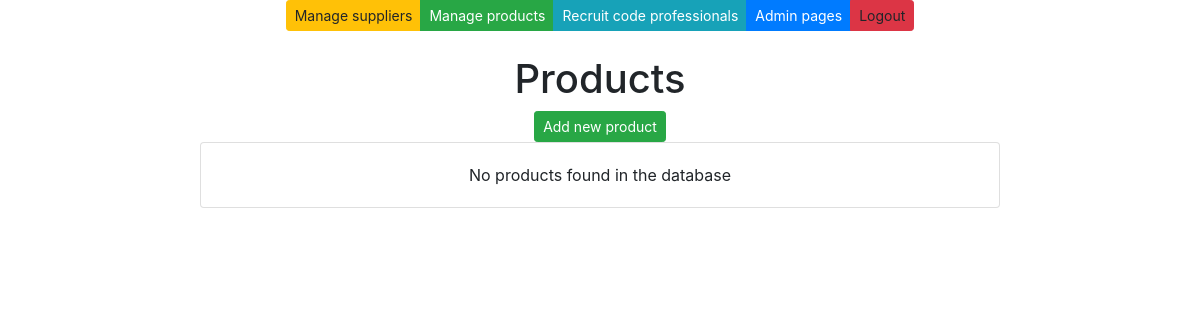
/products/, run on an earlier commit of the app's database.
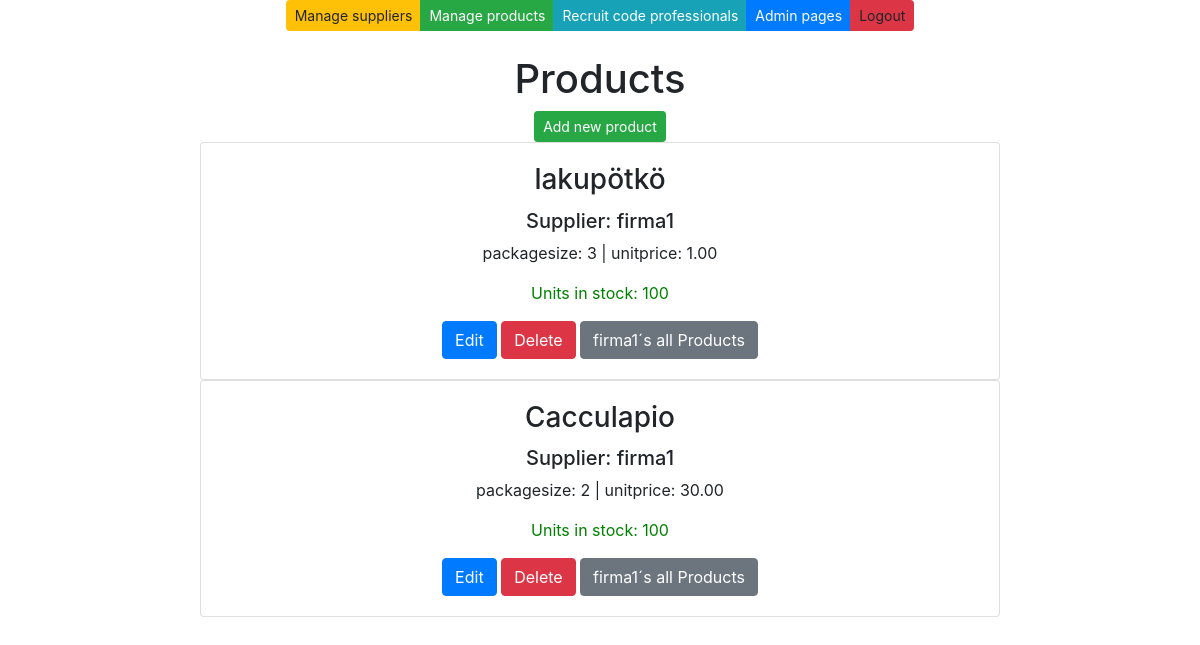
And on a later commit of the database.
### app/models.py (models this page shows, shortened)
class Product(models.Model):
    productname = models.CharField(max_length = 20, default = "laku")
    packagesize = models.CharField(max_length = 20, default = 3)
    unitprice = models.DecimalField(max_digits=8, decimal_places=2, default=1.00)
    unitsinstock = models.IntegerField(default = 3)
    supplier = models.ForeignKey(Supplier, on_delete=models.CASCADE)

class Supplier(models.Model):
    companyname = models.CharField(max_length = 50, default="firma")
    contactname = models.CharField(max_length = 50, default="firma")
    address = models.CharField(max_length = 100, default="firma")
    phone = models.CharField(max_length = 20, default="firma")
    email = models.CharField(max_length = 50, default="firma")
    country = models.CharField(max_length = 50, default="firma")

### app/views.py (the view)
# urls.py: path('products/', productlistview),
def productlistview(request):
    productlist = Product.objects.all()
    supplierlist = Supplier.objects.all()
    context = {'products': productlist, 'suppliers': supplierlist}
    return render (request, 'productlist.html', context)

### app/templates/productlist.html (shortened to what this page needs)
{% extends 'index.html' %}
{% block content %}
<br />
<br />
<h1>Products</h1>
<button onclick="showaddform()" class="btn btn-success btn-sm">Add new product</button>
{% for p in products %}
<div class="card" style="width: 50rem;">
    <div class="card-body">
        <h3 class="card-title">{{p.productname}} </h3>
        <h5 class="card-text">Supplier: {{p.supplier.companyname}}</h5>
        <p class="card-text">packagesize: {{p.packagesize}} | unitprice: {{p.unitprice}}</p>
        <p class="card-text" style="color: green;">Units in stock: {{p.unitsinstock}}</p>
        <a href="/edit-product-get/{{p.id}}/" class="btn btn-primary">Edit</a>
        <a href="/confirm-delete-product/{{p.id}}/" class="btn btn-danger">Delete</a>
        <a href="/products-by-supplier/{{p.supplier.id}}/" class="btn btn-secondary">{{p.supplier.companyname}}´s all
            Products</a>
    </div>
</div>
{% empty %}
<div class="card" style="width: 50rem;">
    <div class="card-body">
        <p class="card-text">No products found in the database </p>
    </div>
</div>
{% endfor %}
{% endblock %}

What changed in the data, as far as the page shows it:
added Product: productname "lakupötkö", supplier.companyname "firma1", packagesize "3", unitprice "1.00", unitsinstock "100"
added Product: productname "Cacculapio", supplier.companyname "firma1", packagesize "2", unitprice "30.00", unitsinstock "100"
Also different on the page:
text no longer shown: "No products found in the database"
